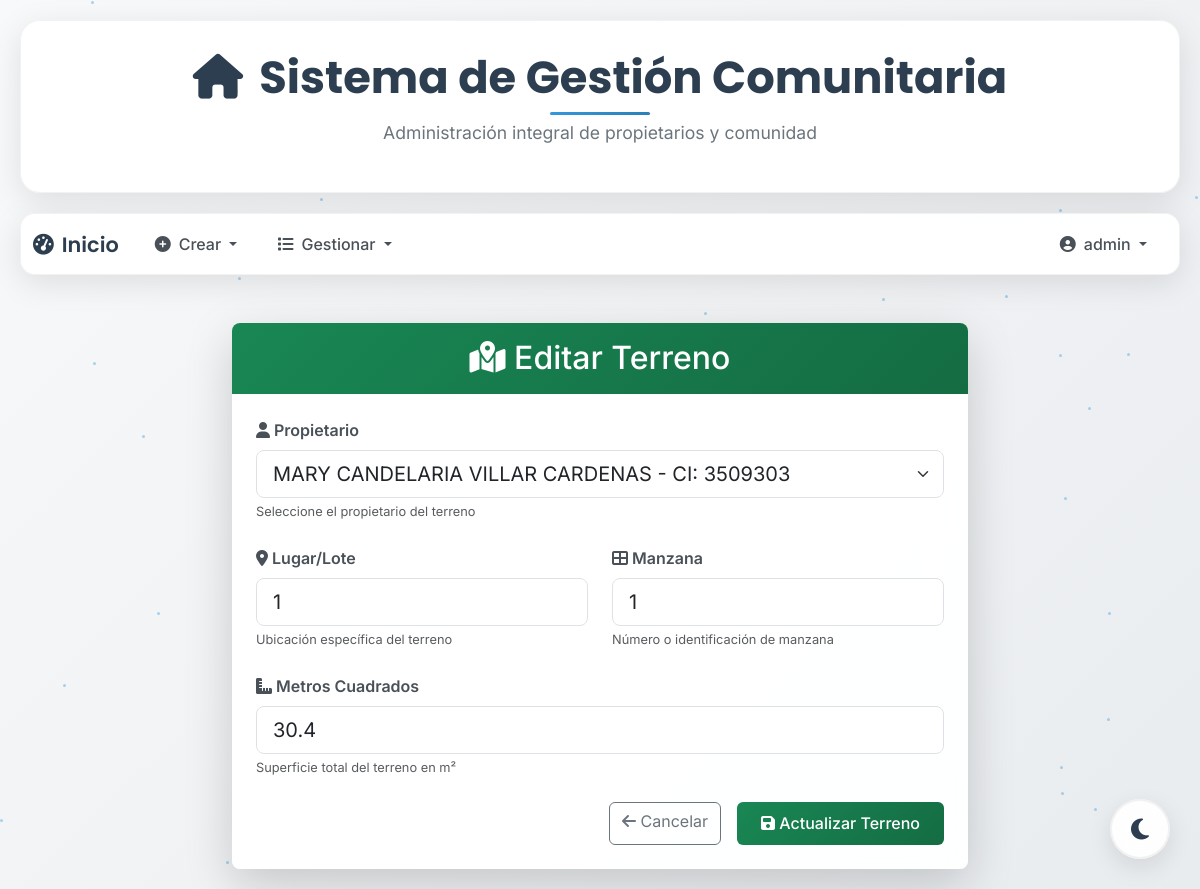
The app's page /terrenos/1/update (signed in) with its own data.
### models/user_model.py (models this page shows, shortened)
class User(UserMixin, db.Model):
    __tablename__ = "Usuario"
    id = db.Column(db.Integer, primary_key=True)
    username = db.Column(db.String(100), unique=True, nullable=False)
    password_hash = db.Column(db.String(128), nullable=False)
    role = db.Column(db.String(50), nullable=False, default="doctor")
    def has_role(self, role):
        return self.role == role

### models/terreno_model.py (models this page shows, shortened)
class Terreno(db.Model):
    __tablename__ = "Terreno"
    id = db.Column(db.Integer, primary_key=True)
    duenio_id = db.Column(db.Integer, db.ForeignKey('Duenio.id', ondelete='CASCADE'), nullable=False)
    lugar = db.Column(db.String(100), nullable=False)
    manzano = db.Column(db.Integer, nullable=False)
    metros_cuadrados = db.Column(db.Integer, nullable=False)
    dueno = db.relationship('Duenio', backref='terrenos')

### controllers/terreno_controller.py (the view, shortened to what this page needs)
@terreno_bp.route("/terrenos/<int:id>/update", methods=["GET", "POST"])
@login_required
@role_required("admin")
def update_terreno(id):
    terreno = Terreno.query.get(id)
    if not terreno:
        return "Terreno no encontrado", 404
    duenios = Duenio.query.all()
    return render_template('update_terreno.html', terreno=terreno, duenios=duenios)

### run.py (called while the page is built)
@login_manager.user_loader
def load_user(user_id):
    return User.query.get(int(user_id))

### templates/update_terreno.html (shortened to what this page needs)
{% extends 'base.html' %}
{% block content %}
<div class="container mt-5">
    <div class="row justify-content-center">
        <div class="col-md-8">
            <div class="card shadow-lg">
                <div class="card-header bg-success text-white py-3">
                    <h2 class="card-title mb-0 text-center">
                        <i class="fas fa-map-marked-alt"></i> Editar Terreno
                    </h2>
                </div>
                <div class="card-body p-4">
                    <form method="post">
                        <div class="row">
                            <div class="col-md-12 mb-4">
                                <label for="id_duenio" class="form-label">
                                    <i class="fas fa-user"></i> Propietario
                                </label>
                                <select id="id_duenio" name="id_duenio" required class="form-select form-select-lg">
                                    {% for duenio in duenios %}
                                        <option value="{{ duenio.id }}" {% if duenio.id == terreno.id_dueno %}selected{% endif %}>
                                            {{ duenio.nombre }} {{ duenio.paterno }} {{ duenio.materno }} - CI: {{ duenio.ci }}
                                        </option>
                                    {% endfor %}
                                </select>
                                <small class="form-text text-muted">Seleccione el propietario del terreno</small>
                            </div>
                        </div>
                        <div class="row">
                            <div class="col-md-6 mb-4">
                                <label for="lugar" class="form-label">
                                    <i class="fas fa-map-marker-alt"></i> Lugar/Lote
                                </label>
                                <input type="text" id="lugar" name="lugar" required class="form-control form-control-lg"
                                       value="{{ terreno.lugar }}" placeholder="Ej: Lote 15, Sector A">
                                <small class="form-text text-muted">Ubicación específica del terreno</small>
                            </div>
                            <div class="col-md-6 mb-4">
                                <label for="manzano" class="form-label">
                                    <i class="fas fa-th-large"></i> Manzana
                                </label>
                                <input type="text" id="manzano" name="manzano" required class="form-control form-control-lg"
                                       value="{{ terreno.manzano }}" placeholder="Ej: Manzana 3">
                                <small class="form-text text-muted">Número o identificación de manzana</small>
                            </div>
                        </div>
                        <div class="row">
                            <div class="col-md-12 mb-4">
                                <label for="metros_cuadrados" class="form-label">
                                    <i class="fas fa-ruler-combined"></i> Metros Cuadrados
                                </label>
                                <input type="number" id="metros_cuadrados" name="metros_cuadrados" required
                                       class="form-control form-control-lg" value="{{ terreno.metros_cuadrados }}"
                                       placeholder="Ej: 250" step="0.01" min="0">
                                <small class="form-text text-muted">Superficie total del terreno en m²</small>
                            </div>
                        </div>
                        <div class="d-grid gap-2 d-md-flex justify-content-md-end">
                            <a href="{{ url_for('terreno.list_terrenos') }}" class="btn btn-outline-secondary me-md-2">
                                <i class="fas fa-arrow-left"></i> Cancelar
                            </a>
                            <button type="submit" class="btn btn-success">
                                <i class="fas fa-save"></i> Actualizar Terreno
                            </button>
                        </div>
                    </form>
                </div>
            </div>
        </div>
    </div>
</div>
{% endblock %}

### templates/base.html (shortened to what this page needs)
<!DOCTYPE html>
<html lang="es">
<head>
    <link rel="stylesheet" href="https://cdn.jsdelivr.net/npm/bootstrap@5.3.0/dist/css/bootstrap.min.css">
    <link rel="stylesheet" href="https://cdnjs.cloudflare.com/ajax/libs/animate.css/4.1.1/animate.min.css"/>
</head>
<body>
    <div class="floating-particles" id="particles"></div>
    <div class="header-container">
        <h1 class="main-title">
            <i class="fas fa-home me-3"></i>Sistema de Gestión Comunitaria
        </h1>
        <p class="subtitle">Administración integral de propietarios y comunidad</p>
    </div>
    {% if current_user.is_authenticated %}
    <nav class="navbar navbar-expand-lg navbar-custom">
        <div class="container-fluid">
            <a class="navbar-brand" href="{{ url_for('user.index') }}">
                <i class="fas fa-tachometer-alt me-2"></i>Inicio
            </a>
            <div class="collapse navbar-collapse" id="navbarNav">
                <ul class="navbar-nav me-auto">
                    {% if current_user.has_role("admin") %}
                    <li class="nav-item dropdown">
                        <a class="nav-link dropdown-toggle" href="#" id="navbarDropdownCrear"
                           data-bs-toggle="dropdown" aria-haspopup="true" aria-expanded="false">
                          <i class="fas fa-plus-circle me-2"></i>Crear
                        </a>
                    </li>
                    {% endif %}
                    <li class="nav-item dropdown">
                        <a class="nav-link dropdown-toggle" href="#" id="navbarDropdownListado"
                           data-bs-toggle="dropdown" aria-haspopup="true" aria-expanded="false">
                          <i class="fas fa-list me-2"></i>Gestionar
                        </a>
                    </li>
                </ul>
                <ul class="navbar-nav">
                    <li class="nav-item dropdown">
                        <a class="nav-link dropdown-toggle" href="#" id="navbarDropdownUser"
                           data-bs-toggle="dropdown" aria-haspopup="true" aria-expanded="false">
                          <i class="fas fa-user-circle me-2"></i>{{ current_user.username }}
                        </a>
                    </li>
                </ul>
            </div>
        </div>
    </nav>
    {% endif %}
    <div class="floating-theme-toggle">
        <button class="btn theme-toggle-float" id="themeToggle">
            <i class="fas fa-moon" id="themeIcon"></i>
        </button>
    </div>
    <div class="content-container page-transition">
        {% block content %}{% endblock %}
    </div>
</body>
</html>

### templates/base.html (style rules this page uses)
:root { --primary-gradient: linear-gradient(135deg, #667eea 0%, #764ba2 100%); --secondary-gradient: linear-gradient(135deg, #f093fb 0%, #f5576c 100%); --success-gradient: linear-gradient(135deg, #4facfe 0%, #00f2fe 100%); --warning-gradient: linear-gradient(135deg, #43e97b 0%, #38f9d7 100%); --dark-gradient: linear-gradient(135deg, #2c3e50 0%, #34495e 100%); --glass-bg: rgba(255, 255, 255, 0.1); --glass-border: rgba(255, 255, 255, 0.2); --shadow-light: 0 8px 32px rgba(31, 38, 135, 0.37); --shadow-strong: 0 15px 35px rgba(0, 0, 0, 0.1); --bg-primary: linear-gradient(135deg, #f8f9fa 0%, #e9ecef 25%, #dee2e6 75%, #ced4da 100%); --card-bg: rgba(255, 255, 255, 0.95); --text-primary: #2c3e50; --text-secondary: #495057; --text-muted: #6c757d; --border-color: rgba(0, 0, 0, 0.05); --shadow-color: rgba(0, 0, 0, 0.1); --particle-color: rgba(52, 152, 219, 0.4); --accent-color: #3498db; --accent-hover: #2980b9; }
* { box-sizing: border-box; }
body { font-family: 'Inter', sans-serif; background: var(--bg-primary); background-size: 400% 400%; animation: gradientShift 20s ease infinite; min-height: 100vh; margin: 0; overflow-x: hidden; transition: all 0.3s ease; }
.header-container { background: var(--card-bg); backdrop-filter: blur(20px); border: 1px solid var(--border-color); border-radius: 20px; margin: 20px; padding: 30px; text-align: center; box-shadow: 0 8px 32px var(--shadow-color); animation: fadeInDown 1s ease-out; transition: all 0.3s ease; }
.main-title { font-family: 'Poppins', sans-serif; font-size: 2.8rem; font-weight: 700; color: var(--text-primary); margin: 0; position: relative; transition: all 0.3s ease; }
.main-title::after { content: ''; position: absolute; bottom: -10px; left: 50%; transform: translateX(-50%); width: 100px; height: 3px; background: linear-gradient(135deg, var(--accent-color) 0%, var(--accent-hover) 100%); border-radius: 2px; }
.subtitle { font-size: 1.1rem; color: var(--text-muted); margin-top: 15px; font-weight: 400; transition: all 0.3s ease; }
.navbar-custom { background: var(--card-bg); backdrop-filter: blur(20px); border: 1px solid var(--border-color); border-radius: 15px; margin: 0 20px 20px 20px; box-shadow: 0 8px 32px var(--shadow-color); animation: fadeInUp 1s ease-out; transition: all 0.3s ease; position: relative; z-index: 1030; }
.navbar-brand { font-family: 'Poppins', sans-serif; font-weight: 600; font-size: 1.3rem; color: var(--text-primary) !important; text-decoration: none; transition: all 0.3s ease; }
.nav-link { color: var(--text-secondary) !important; font-weight: 500; padding: 10px 20px !important; border-radius: 10px; transition: all 0.3s ease; position: relative; overflow: hidden; }
.nav-link::before { content: ''; position: absolute; top: 0; left: -100%; width: 100%; height: 100%; background: linear-gradient(90deg, transparent, rgba(52, 152, 219, 0.1), transparent); transition: all 0.5s ease; }
.content-container { margin: 20px; animation: fadeIn 1.2s ease-out; }
.glass-card { background: var(--card-bg); backdrop-filter: blur(20px); border: 1px solid var(--border-color); border-radius: 20px; box-shadow: 0 8px 32px var(--shadow-color); transition: all 0.3s ease; }
.floating-particles { position: fixed; top: 0; left: 0; width: 100%; height: 100%; pointer-events: none; z-index: -1; }
.page-transition { animation: slideInUp 0.6s ease-out; }
.floating-theme-toggle { position: fixed; bottom: 30px; right: 30px; z-index: 1050; }
.theme-toggle-float { width: 60px; height: 60px; border-radius: 50%; background: var(--card-bg); border: 2px solid var(--border-color); color: var(--text-primary); font-size: 24px; box-shadow: 0 8px 25px var(--shadow-color); backdrop-filter: blur(10px); transition: all 0.3s ease; display: flex; align-items: center; justify-content: center; }
#themeIcon { transition: all 0.3s ease; }

### templates/update_terreno.html (style rules this page uses)
.card { border-radius: 0.5rem; border: none; }
.card-header { border-radius: 0.5rem 0.5rem 0 0 !important; border-bottom: none; background: linear-gradient(135deg, #198754 0%, #146c43 100%) !important; }
.btn-success { background: linear-gradient(135deg, #198754 0%, #146c43 100%); border: none; padding: 0.6rem 1.5rem; font-weight: 500; transition: all 0.3s ease; }
.form-label { font-weight: 600; color: #495057; margin-bottom: 0.5rem; }
.form-text { font-size: 0.8rem; }
.card-body { transition: all 0.3s ease; }
.form-control, .form-select { transition: all 0.3s ease; }

### records on screen
User: username "admin"
Terreno: lugar "1", manzano "1", metros_cuadrados "30.4"

### other values on screen
form field id_duenio "MARY CANDELARIA VILLAR CARDENAS - CI: 3509303"
